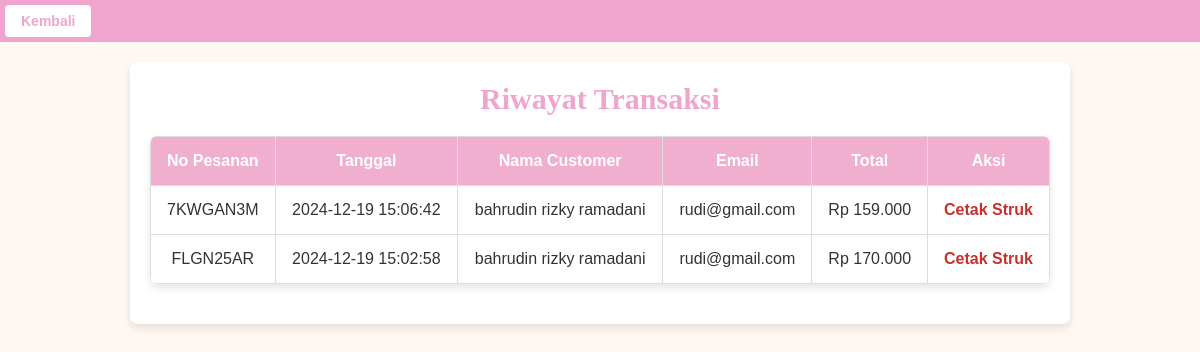
The app's page /riwayat_transaksi.php (signed in), older data.
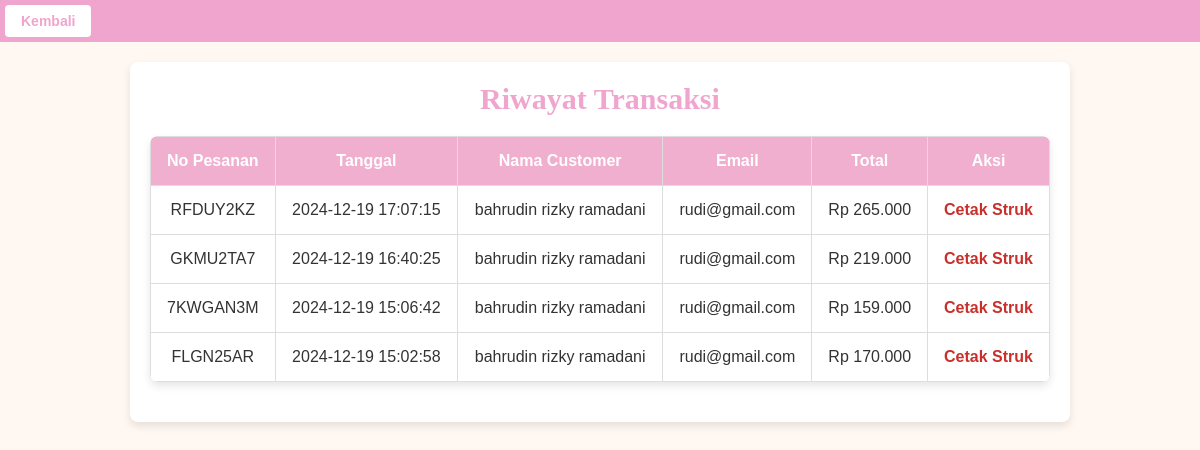
The same page, newer data.
### tables this page shows
CREATE TABLE `transaksi` (
  `id` int(11) NOT NULL,
  `kode_pesanan` varchar(8) NOT NULL,
  `user_id` int(11) NOT NULL,
  `nama_pemesan` varchar(255) NOT NULL,
  `total` decimal(15,2) NOT NULL,
  `alamat_pengiriman` text NOT NULL,
  `metode_pembayaran` varchar(50) NOT NULL,
  `created_at` timestamp NOT NULL DEFAULT current_timestamp()
);

CREATE TABLE `users` (
  `id` int(11) NOT NULL,
  `fullname` varchar(225) NOT NULL,
  `username` varchar(50) NOT NULL,
  `email` varchar(100) NOT NULL,
  `alamat` text DEFAULT NULL,
  `no_telepon` varchar(20) DEFAULT NULL,
  `password` varchar(255) NOT NULL,
  `role` enum('admin','customer') DEFAULT 'customer',
  `created_at` timestamp NOT NULL DEFAULT current_timestamp()
);

### riwayat_transaksi.php (the view, shortened to what this page needs)
<?php
include 'koneksi.php';
$role = $_SESSION['role'];
if ($role === 'admin') {
    $query = "SELECT transaksi.kode_pesanan AS transaksi_id, transaksi.created_at, transaksi.total,
                    users.fullname, users.email
            FROM transaksi
            INNER JOIN users ON transaksi.user_id = users.id
            ORDER BY transaksi.created_at DESC";
}
$result = mysqli_query($conn, $query);
?>
<!DOCTYPE html>
<html lang="en">
<head>
    <link rel="stylesheet" href="style.css">
</head>
<body>
    <div class="admin-container">
        <div class="admin-menu">
            <?php if ($role === 'admin'): ?>
                <a href="admin.php" class="riwayat-trx">Kembali</a>
            <?php elseif ($role === 'customer'): ?>
                <a href="profil.php" class="riwayat-trx">Kembali</a>
            <?php endif; ?>
        </div>
    </div>
    <div class="admin-content">
        <h2>Riwayat Transaksi</h2>
        <table>
            <tr>
                <th>No Pesanan</th>
                <th>Tanggal</th>
                <th>Nama Customer</th>
                <th>Email</th>
                <th>Total</th>
                <th>Aksi</th>
            </tr>
            <?php while ($row = mysqli_fetch_assoc($result)): ?>
            <tr>
                <td><?= $row['transaksi_id'] ?></td>
                <td><?= $row['created_at'] ?></td>
                <td><?= htmlspecialchars($row['fullname']) ?></td>
                <td><?= htmlspecialchars($row['email']) ?></td>
                <td>Rp <?= number_format($row['total'], 0, ',', '.') ?></td>
                <td>
                    <a href="cetak_struk.php?id=<?= $row['transaksi_id'] ?>" class="edit-button">Cetak Struk</a>
                </td>
            </tr>
            <?php endwhile; ?>
        </table>
    </div>
</body>
</html>

Row changes from the older to the newer data that the page shows:
added transaksi: kode_pesanan "RFDUY2KZ", created_at "2024-12-19 17:07:15", user.fullname "bahrudin rizky ramadani", user.email "rudi@gmail.com", total "265.000"
added transaksi: kode_pesanan "GKMU2TA7", created_at "2024-12-19 16:40:25", user.fullname "bahrudin rizky ramadani", user.email "rudi@gmail.com", total "219.000"
